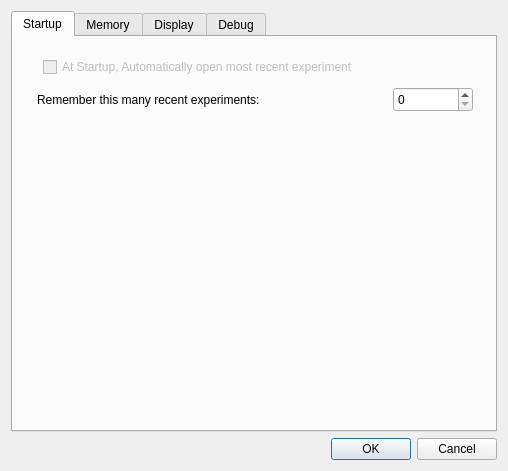
<?xml version="1.0" encoding="UTF-8"?>
<ui version="4.0">
 <class>QxrdGlobalPreferencesDialog</class>
 <widget class="QDialog" name="QxrdGlobalPreferencesDialog">
  <property name="geometry">
   <rect>
    <x>0</x>
    <y>0</y>
    <width>508</width>
    <height>471</height>
   </rect>
  </property>
  <property name="windowTitle">
   <string>Qxrd Global Prefrences</string>
  </property>
  <layout class="QGridLayout" name="gridLayout_3">
   <item row="0" column="0">
    <widget class="QTabWidget" name="tabWidget">
     <property name="currentIndex">
      <number>0</number>
     </property>
     <widget class="QWidget" name="tab">
      <attribute name="title">
       <string>Startup</string>
      </attribute>
      <widget class="QCheckBox" name="m_OpenDirectly">
       <property name="enabled">
        <bool>false</bool>
       </property>
       <property name="geometry">
        <rect>
         <x>30</x>
         <y>20</y>
         <width>374</width>
         <height>20</height>
        </rect>
       </property>
       <property name="text">
        <string>At Startup, Automatically open most recent experiment</string>
       </property>
      </widget>
      <widget class="QLabel" name="label_15">
       <property name="geometry">
        <rect>
         <x>24</x>
         <y>50</y>
         <width>346</width>
         <height>25</height>
        </rect>
       </property>
       <property name="text">
        <string>Remember this many recent experiments:</string>
       </property>
      </widget>
      <widget class="QSpinBox" name="m_RecentExperimentsSize">
       <property name="geometry">
        <rect>
         <x>380</x>
         <y>50</y>
         <width>80</width>
         <height>25</height>
        </rect>
       </property>
       <property name="maximum">
        <number>10</number>
       </property>
      </widget>
     </widget>
     <widget class="QWidget" name="memoryPrefs">
      <attribute name="title">
       <string>Memory</string>
      </attribute>
      <layout class="QGridLayout" name="gridLayout_7">
       <item row="0" column="0">
        <layout class="QGridLayout" name="gridLayout_6">
         <item row="0" column="0">
          <widget class="QLabel" name="label_14">
           <property name="text">
            <string>Memory to reserve for images in 32 bit systems (MB):</string>
           </property>
          </widget>
         </item>
         <item row="0" column="1">
          <widget class="QSpinBox" name="m_ReservedMemory32"/>
         </item>
         <item row="1" column="0">
          <widget class="QLabel" name="label_17">
           <property name="text">
            <string>Memory to reserve for images in 64 bit systems (MB):</string>
           </property>
          </widget>
         </item>
         <item row="1" column="1">
          <widget class="QSpinBox" name="m_ReservedMemory64"/>
         </item>
         <item row="2" column="0">
          <widget class="QLabel" name="label_18">
           <property name="text">
            <string>Additional Reserved Memory for Acquisition Only (MB):</string>
           </property>
          </widget>
         </item>
         <item row="2" column="1">
          <widget class="QSpinBox" name="m_ExtraReservedMemory"/>
         </item>
         <item row="3" column="1">
          <spacer name="verticalSpacer_2">
           <property name="orientation">
            <enum>Qt::Vertical</enum>
           </property>
           <property name="sizeHint" stdset="0">
            <size>
             <width>20</width>
             <height>180</height>
            </size>
           </property>
          </spacer>
         </item>
        </layout>
       </item>
      </layout>
     </widget>
     <widget class="QWidget" name="displayPrefs">
      <attribute name="title">
       <string>Display</string>
      </attribute>
      <layout class="QGridLayout" name="gridLayout_5">
       <item row="0" column="0">
        <layout class="QGridLayout" name="gridLayout_4">
         <item row="0" column="0">
          <widget class="QLabel" name="label_19">
           <property name="text">
            <string>Maximum number of items to display in file browsers (or zero for no limit)</string>
           </property>
           <property name="wordWrap">
            <bool>true</bool>
           </property>
          </widget>
         </item>
         <item row="0" column="1">
          <widget class="QSpinBox" name="m_FileBrowserLimit">
           <property name="toolTip">
            <string>You can limit the maximum number of files that will be displayed in a file browser widget - this can improve the program's responsiveness if there are a large number of files in a directory.</string>
           </property>
           <property name="specialValueText">
            <string>Unlimited</string>
           </property>
           <property name="maximum">
            <number>200000</number>
           </property>
           <property name="singleStep">
            <number>1000</number>
           </property>
          </widget>
         </item>
         <item row="1" column="0">
          <widget class="QLabel" name="label_20">
           <property name="text">
            <string>Maximum number of lines in message window:</string>
           </property>
          </widget>
         </item>
         <item row="1" column="1">
          <widget class="QSpinBox" name="m_MessageWindowLines">
           <property name="maximum">
            <number>99999999</number>
           </property>
           <property name="value">
            <number>1000</number>
           </property>
          </widget>
         </item>
         <item row="2" column="0">
          <widget class="QLabel" name="label_21">
           <property name="text">
            <string>Display update interval (msec):</string>
           </property>
          </widget>
         </item>
         <item row="2" column="1">
          <widget class="QSpinBox" name="m_UpdateIntervalMsec">
           <property name="minimum">
            <number>100</number>
           </property>
           <property name="maximum">
            <number>100000</number>
           </property>
          </widget>
         </item>
         <item row="3" column="0">
          <spacer name="verticalSpacer_6">
           <property name="orientation">
            <enum>Qt::Vertical</enum>
           </property>
           <property name="sizeHint" stdset="0">
            <size>
             <width>20</width>
             <height>281</height>
            </size>
           </property>
          </spacer>
         </item>
        </layout>
       </item>
      </layout>
     </widget>
     <widget class="QWidget" name="debugPrefs">
      <attribute name="title">
       <string>Debug</string>
      </attribute>
      <layout class="QGridLayout" name="gridLayout_2">
       <item row="0" column="0">
        <layout class="QGridLayout" name="gridLayout">
         <item row="0" column="0">
          <widget class="QWidget" name="m_DebugWidgets" native="true"/>
         </item>
         <item row="1" column="0">
          <spacer name="verticalSpacer">
           <property name="orientation">
            <enum>Qt::Vertical</enum>
           </property>
           <property name="sizeHint" stdset="0">
            <size>
             <width>289</width>
             <height>180</height>
            </size>
           </property>
          </spacer>
         </item>
        </layout>
       </item>
      </layout>
     </widget>
    </widget>
   </item>
   <item row="1" column="0">
    <widget class="QDialogButtonBox" name="buttonBox">
     <property name="orientation">
      <enum>Qt::Horizontal</enum>
     </property>
     <property name="standardButtons">
      <set>QDialogButtonBox::Cancel|QDialogButtonBox::Ok</set>
     </property>
    </widget>
   </item>
  </layout>
 </widget>
 <resources/>
 <connections>
  <connection>
   <sender>buttonBox</sender>
   <signal>accepted()</signal>
   <receiver>QxrdGlobalPreferencesDialog</receiver>
   <slot>accept()</slot>
   <hints>
    <hint type="sourcelabel">
     <x>248</x>
     <y>254</y>
    </hint>
    <hint type="destinationlabel">
     <x>157</x>
     <y>274</y>
    </hint>
   </hints>
  </connection>
  <connection>
   <sender>buttonBox</sender>
   <signal>rejected()</signal>
   <receiver>QxrdGlobalPreferencesDialog</receiver>
   <slot>reject()</slot>
   <hints>
    <hint type="sourcelabel">
     <x>316</x>
     <y>260</y>
    </hint>
    <hint type="destinationlabel">
     <x>286</x>
     <y>274</y>
    </hint>
   </hints>
  </connection>
 </connections>
</ui>
